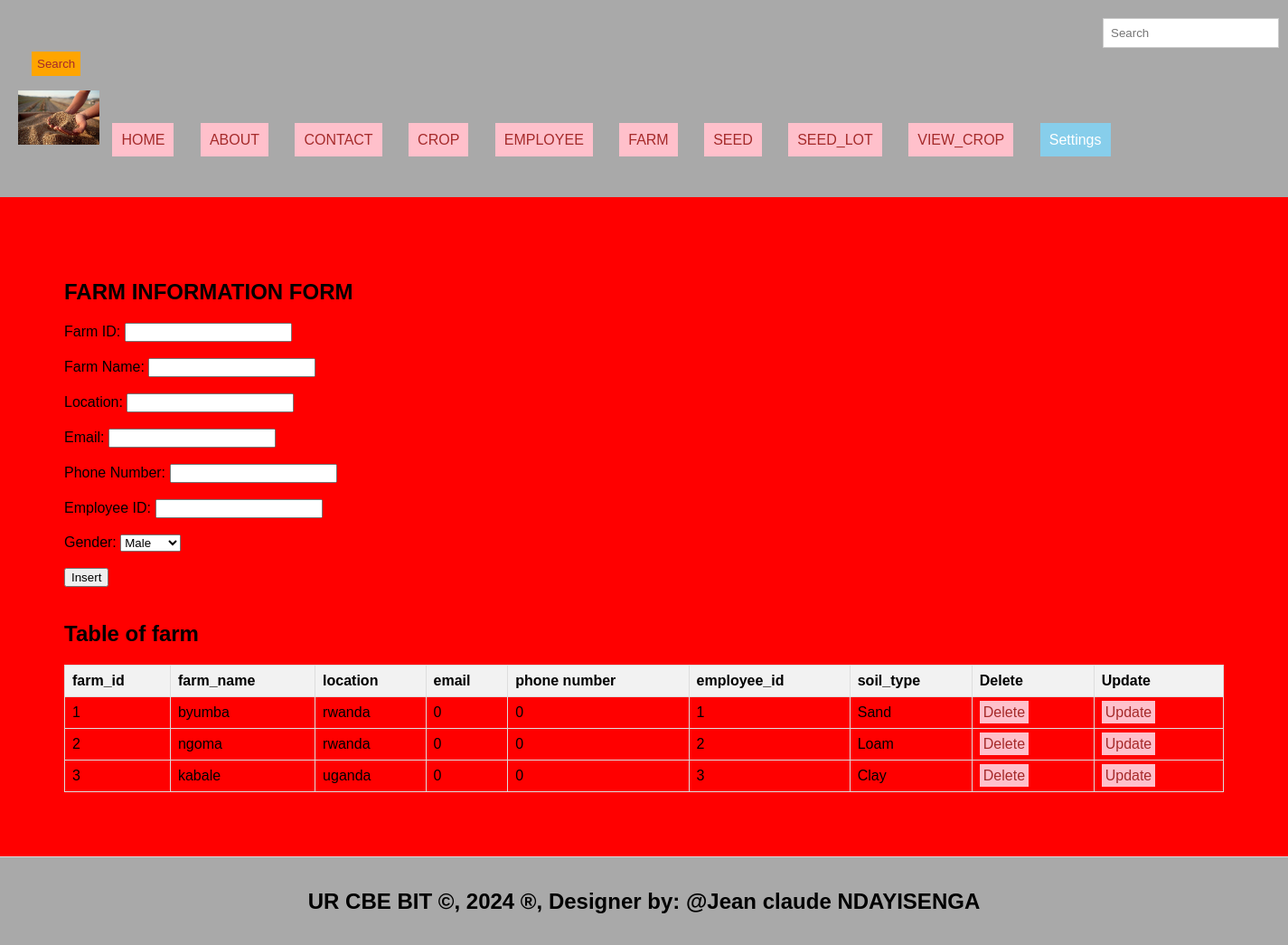
The page /FARM.php on the database its author committed.
### tables this page shows
CREATE TABLE `farm` (
  `farm_id` int(11) NOT NULL,
  `farm_name` varchar(255) NOT NULL,
  `location` varchar(255) NOT NULL,
  `email` int(11) NOT NULL,
  `Phone Number` int(11) NOT NULL,
  `employee_id` int(11) DEFAULT NULL,
  `soil_type` varchar(255) NOT NULL
);

### FARM.php (the view, shortened to what this page needs)
<!DOCTYPE html>
<html>
<head>
</head>
<body>
</body>
</html>
<!DOCTYPE html>
<html lang="en">
<head>
  <link rel="stylesheet" type="text/css" href="style.css" title="style 1" media="screen, tv, projection, handheld, print"/>
  </head>
  <header>
<body bgcolor="blue">
  <form class="d-flex" role="search" action="search.php">
      <input class="form-control me-2" type="search" placeholder="Search" aria-label="Search">
      <button class="btn btn-outline-success" type="submit">Search</button>
    </form>
  <ul style="list-style-type: none; padding: 0;">
    <li style="display: inline; margin-right: 10px;">
    <img src="./IMAGES/RRR.jpg" width="90" height="60" alt="Logo">
  </li>
    <li style="display: inline; margin-right: 10px;"><a href="./home.html">HOME</a>
  </li>
    <li style="display: inline; margin-right: 10px;"><a href="./about.html">ABOUT</a>
  </li>
    <li style="display: inline; margin-right: 10px;"><a href="./contact.html">CONTACT</a>
  </li>
    <li style="display: inline; margin-right: 10px;"><a href="./crop.php">CROP</a>
  </li>
    <li style="display: inline; margin-right: 10px;"><a href="./employee.php">EMPLOYEE</a>
  </li>
    <li style="display: inline; margin-right: 10px;"><a href="./farm.php">FARM</a>
  </li>
    <li style="display: inline; margin-right: 10px;"><a href="./seed.php">SEED</a>
  </li>
    <li style="display: inline; margin-right: 10px;"><a href="./seed_lot.php">SEED_LOT</a>
  </li>
    <li style="display: inline; margin-right: 10px;"><a href="./view_crop.php">VIEW_CROP</a>
  </li>
    <li class="dropdown" style="display: inline; margin-right: 10px;">
      <a href="#" style="padding: 10px; color: white; background-color: skyblue; text-decoration: none; margin-right: 15px;">Settings</a>
    </li><br><br>
  </ul>
</header>
<section>
  <h2>FARM INFORMATION FORM</h2>
    <form action="process_farm_form.php" method="POST">
        <label for="farm_id">Farm ID:</label>
        <input type="text" id="farm_id" name="farm_id" required><br><br>
        <label for="farm_name">Farm Name:</label>
        <input type="text" id="farm_name" name="farm_name" required><br><br>
        <label for="location">Location:</label>
        <input type="text" id="location" name="location" required><br><br>
        <label for="email">Email:</label>
        <input type="email" id="email" name="email" required><br><br>
        <label for="phone_number">Phone Number:</label>
        <input type="tel" id="phone_number" name="phone_number" required><br><br>
        <label for="employee_id">Employee ID:</label>
        <input type="text" id="employee_id" name="employee_id" required><br><br>
<label for="gend">Gender:</label>
            <select name="gend" id="gend">
                <option>Male</option>
            </select><br><br>
<input type="submit" name="add" value="Insert"><br><br>
    </form>
<?php
$host = "localhost";
$user = "jeanclaude";
$pass = "222008545";
$database = "seed_management_system";
$connection = new mysqli($host, $user, $pass, $database);
$sql = "SELECT * FROM farm";
$result = $connection->query($sql);
?>
<!DOCTYPE html>
<html>
<head>
</head>
<body>
    <h2>Table of farm</h2>
    <table id="farmTable">
        <tr>
            <th>farm_id</th>
            <th>farm_name</th>
            <th>location</th>
            <th>email</th>
            <th>phone number</th>
            <th>employee_id</th>
            <th>soil_type</th>
            <th>Delete</th>
            <th>Update</th>
        </tr>
        <?php
        if ($result->num_rows > 0) {
            while ($row = $result->fetch_assoc()) {
                echo "<tr><td>" . $row["farm_id"] . "</td>
                          <td>" . $row["farm_name"] . "</td>
                          <td>" . $row["location"] . "</td>
                          <td>" . $row["email"] . "</td>
                          <td>" . $row["Phone Number"] . "</td>
                          <td>" . $row["employee_id"] . "</td>
                          <td>" . $row["soil_type"] . "</td>
                      <td><a style='padding:4px' href='delete_farm.php?crop_id=" . $row["farm_id"] . "'>Delete</a></td>
              <td><a style='padding:4px' href='update_farm.php?crop_id=" . $row["farm_id"] . "'>Update</a></td>
                      </tr>";
            }
        } else {
            echo "<tr><td colspan='4'>No data found</td></tr>";
        }
        ?>
    </table>
</body>
    </section>
<footer>
  <center>
    <b><h2>UR CBE BIT &copy, 2024 &reg, Designer by: @Jean claude NDAYISENGA</h2></b>
  </center>
</footer>
</body>
</html>

### style.css (style rules this page uses)
body { font-family: Arial, sans-serif; margin: 0; padding: 0; }
.form-control { padding: 8px; margin-left: 4px; border: 1px solid #ccc; }
.btn { padding: 6px; background-color: orange; color: brown; border: none; }
.dropdown { position: relative; display: inline; margin-right: 10px; }
body { font-family: Arial,sans-serif; margin:0; padding:0; }
header { background-color:darkgray; padding: 20px; }
.dropdown { position: right; display:right; direction:rtl; }
section { padding:28px; border-bottom: 1px solid #ddd; }
footer { text-align: center; padding: 15px; background-color:darkgray; }

### FARM.php (style rules this page uses)
a { padding: 10px; color: white; background-color: pink; text-decoration: none; margin-right: 15px; }
a:link { color: brown; }
button.btn { margin-left: 15px; margin-top: 4px; }
input.form-control { margin-left: 1200px; padding: 8px; }
section { padding:71px; border-bottom: 1px solid #ddd; }
footer { text-align: center; padding: 15px; background-color:darkgray; }
table { width: 100%; border-collapse: collapse; }
th, td { border: 1px solid #ddd; padding: 8px; text-align: left; }
th { background-color: #f2f2f2; }

### rows shown on the page
farm: farm_id "1", farm_name "byumba", location "rwanda", email "0", Phone Number "0", employee "1", soil_type "Sand"
farm: farm_id "2", farm_name "ngoma", location "rwanda", email "0", Phone Number "0", employee "2", soil_type "Loam"
farm: farm_id "3", farm_name "kabale", location "uganda", email "0", Phone Number "0", employee "3", soil_type "Clay"
